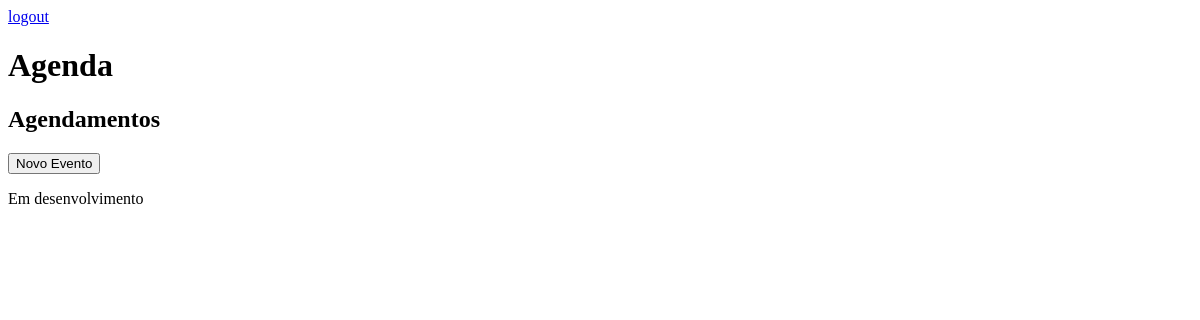
Page /agenda/ (signed in) on the earlier database version.
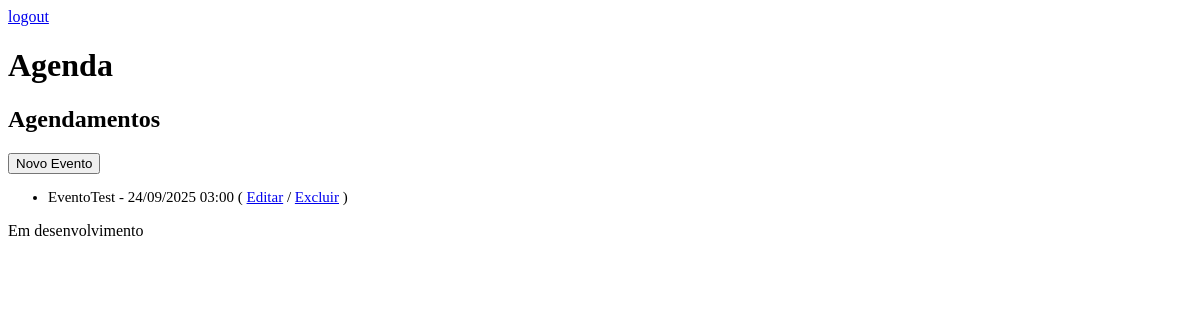
Same page on the later database version.
### core/models.py (models this page shows, shortened)
class Evento(models.Model):
    titulo = models.CharField(max_length=100)
    local = models.CharField(max_length=100, blank=True, null=True)
    descricao = models.TextField(blank=True, null=True)
    data_evento = models.DateTimeField(verbose_name='Data do Evento')
    data_criacao = models.DateTimeField(auto_now=True)
    usuario = models.ForeignKey(User, on_delete=models.CASCADE)
    class Meta:
        db_table = 'evento'
    def get_data_evento(self):
        local_dt = timezone.localtime(self.data_evento)
        return local_dt.strftime('%d/%m/%Y %H:%M')
    def get_evento_atrasado(self):
        if self.data_evento < timezone.now():
            return True
        else:
            return False

### core/views.py (the view)
# urls.py: path('agenda/', views.lista_eventos),
@login_required(login_url='/login/')
def lista_eventos(request):
    usuario = request.user
    data_atual = timezone.now() - timedelta(hours=1)
    evento = Evento.objects.filter(usuario=usuario, data_evento__gt=data_atual).order_by('data_evento')
    dados = {'eventos': evento}
    return render(request, 'agenda.html', dados)

### templates/agenda.html
{% extends "model-page.html" %}
{% block content %}
    <h2>Agendamentos</h2>
    <a href="evento/">
        <button type="button">Novo Evento</button>
    </a>
    <ul style="font-size: 15px;">
        {% for evento in eventos %}
            <li>
                <div {% if evento.get_evento_atrasado %} style="color: red;" {% endif %}>
                    {{ evento.titulo}} -  {{ evento.get_data_evento }}
                    ( <a href="evento/?id={{ evento.id }}">Editar</a> / <a href="evento/delete/{{ evento.id }}">Excluir</a> )
                </div>
            </li>
        {% endfor %}
    </ul>
{% endblock %}

### templates/model-page.html
<!DOCTYPE html>
<html lang="en">
<head>
    {% include "model-header.html" %}
</head>
<body>
    {% block content %} {% endblock %}
    {% include "model-footer.html" %}
</body>
</html>

### templates/model-header.html (shortened to what this page needs)
<div>
    <a href="/logout">logout</a>
</div>
<h1>Agenda</h1>

### templates/model-footer.html
<p>Em desenvolvimento</p>

Differences in the rows shown:
added Evento: titulo "EventoTest", get_data_evento "24/09/2025 03:00"
